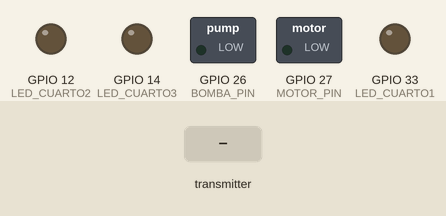
Simulated run of this sketch. Board: ESP32. Shown: switched loads named in the sketch (green lamp = pin HIGH), output pins drawn as LEDs (lit = HIGH). The test bench sets the inputs (shaded band). WiFi joins after 1.5 s; servers stay silent unless stated; no MQTT or app messages arrive unless stated; what the sketch prints to the serial monitor is not drawn.

Above: at 4.7 s.
4.8 s: the transmitter starts sending temperatura = 0
At 5.9 s:
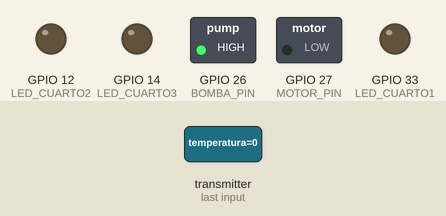
6.3 s: the transmitter starts sending temperatura = 50
At 7.0 s:
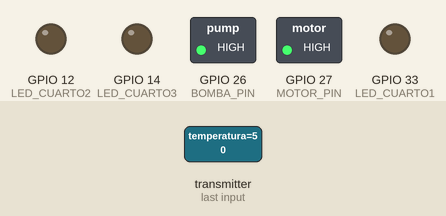
7.8 s: the transmitter starts sending humedad_suelo = 100
At 8.2 s:
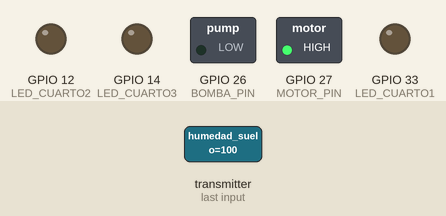
12.3 s: the transmitter starts sending humedad_suelo = 0
At 13.1 s:
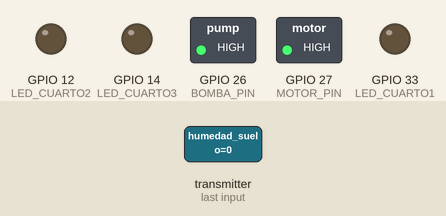
Timing chart, 0 to 14.8 s (numbered marks = the images above; inputs shaded):
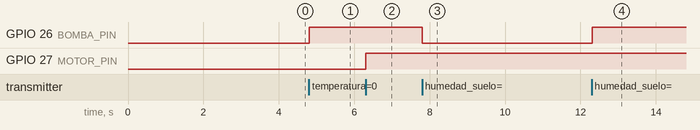

The sketch:

esp32_receptor_mqtt.ino
```cpp
/*
 * ========================================
 * ESP32 RECEPTOR - MQTT VERSION
 * ========================================
 * Migrado de HTTP a MQTT para comunicación en tiempo real
 *
 * Hardware:
 * - Motor (Ventilador) en GPIO 27
 * - Bomba en GPIO 26
 * - LEDs en GPIO 33, 12, 14
 */

#include <esp_now.h>
#include <WiFi.h>
#include <PubSubClient.h>
#include <ArduinoJson.h>

// ==================== CONFIGURACIÓN ====================

const char* WIFI_SSID = "RANZA";
const char* WIFI_PASSWORD = "23855951";

// Servidor MQTT
const char* MQTT_SERVER = "192.168.0.107";
const int MQTT_PORT = 1883;
const char* MQTT_CLIENT_ID = "ESP32_Receptor";

// Pines
#define MOTOR_PIN 27
#define BOMBA_PIN 26
#define LED_CUARTO1 33
#define LED_CUARTO2 12
#define LED_CUARTO3 14

// Umbrales (se actualizan por MQTT)
float TEMP_ACTIVACION = 30.0;
float TEMP_DESACTIVACION = 28.0;
int HUMEDAD_SUELO_SECO = 30;
int HUMEDAD_SUELO_HUMEDO = 70;

// Timeouts
#define TIMEOUT_SIN_DATOS 15000
#define MQTT_RECONNECT_DELAY 5000

// ==================== VARIABLES GLOBALES ====================

typedef struct struct_message {
  float temperatura;
  float humedad;
  int humedad_suelo;
  unsigned long timestamp;
} struct_message;

struct_message datosRecibidos;

String modoActual = "automatico";
bool motorActivo = false;
bool bombaActiva = false;
int servoAngulo = 90;

bool ledCuarto1 = false;
bool ledCuarto2 = false;
bool ledCuarto3 = false;

unsigned long ultimoDatoRecibido = 0;
unsigned long ultimoReconectMQTT = 0;

bool wifiConectado = false;
bool mqttConectado = false;
bool datosDisponibles = false;

WiFiClient espClient;
PubSubClient mqttClient(espClient);

// ==================== FUNCIONES WiFi ====================

void conectarWiFi() {
  Serial.println("WiFi conectando...");
  // Usar WIFI_AP_STA como en el código que funciona
  WiFi.mode(WIFI_AP_STA);
  WiFi.begin(WIFI_SSID, WIFI_PASSWORD);

  int intentos = 0;
  while (WiFi.status() != WL_CONNECTED && intentos < 20) {
    delay(500);
    Serial.print(".");
    intentos++;
  }

  if (WiFi.status() == WL_CONNECTED) {
    wifiConectado = true;
    Serial.println("\nWiFi OK");
    Serial.print("IP: ");
    Serial.println(WiFi.localIP());
    Serial.print("Canal: ");
    Serial.println(WiFi.channel());
  } else {
    wifiConectado = false;
    Serial.println("\nWiFi FAIL");
  }
}

// ==================== FUNCIONES MQTT ====================

void mqttCallback(char* topic, byte* payload, unsigned int length) {
  // Convertir payload a string
  String message = "";
  for (unsigned int i = 0; i < length; i++) {
    message += (char)payload[i];
  }

  Serial.print("📨 MQTT: ");
  Serial.print(topic);
  Serial.print(" = ");
  Serial.println(message);

  // Procesar según topic
  String topicStr = String(topic);

  // Actuadores
  if (topicStr == "casa/actuadores/ventilador") {
    controlarMotor(message == "ON");
  }
  else if (topicStr == "casa/actuadores/bomba") {
    controlarBomba(message == "ON");
  }
  else if (topicStr == "casa/actuadores/servo") {
    servoAngulo = message.toInt();
    Serial.print("Servo: ");
    Serial.println(servoAngulo);
  }
  else if (topicStr == "casa/actuadores/leds/cuarto1") {
    controlarLED(LED_CUARTO1, ledCuarto1, message == "ON", "Cuarto1");
  }
  else if (topicStr == "casa/actuadores/leds/cuarto2") {
    controlarLED(LED_CUARTO2, ledCuarto2, message == "ON", "Cuarto2");
  }
  else if (topicStr == "casa/actuadores/leds/cuarto3") {
    controlarLED(LED_CUARTO3, ledCuarto3, message == "ON", "Cuarto3");
  }
  // Sistema
  else if (topicStr == "casa/sistema/modo") {
    if (message != modoActual) {
      modoActual = message;
      Serial.print("Modo: ");
      Serial.println(modoActual);
    }
  }
  else if (topicStr == "casa/sistema/config") {
    // Parsear JSON de configuración
    JsonDocument doc;
    DeserializationError error = deserializeJson(doc, message);
    if (!error) {
      if (doc.containsKey("temp_activacion")) {
        TEMP_ACTIVACION = doc["temp_activacion"];
      }
      if (doc.containsKey("temp_desactivacion")) {
        TEMP_DESACTIVACION = doc["temp_desactivacion"];
      }
      if (doc.containsKey("humedad_suelo_seco")) {
        HUMEDAD_SUELO_SECO = doc["humedad_suelo_seco"];
      }
      if (doc.containsKey("humedad_suelo_humedo")) {
        HUMEDAD_SUELO_HUMEDO = doc["humedad_suelo_humedo"];
      }
      Serial.println("CONFIG ACTUALIZADA");
    }
  }
}

void conectarMQTT() {
  if (!wifiConectado) return;

  mqttClient.setServer(MQTT_SERVER, MQTT_PORT);
  mqttClient.setCallback(mqttCallback);

  Serial.print("Conectando MQTT...");

  if (mqttClient.connect(MQTT_CLIENT_ID)) {
    mqttConectado = true;
    Serial.println("OK");

    // Suscribirse a topics
    mqttClient.subscribe("casa/actuadores/#");
    mqttClient.subscribe("casa/sistema/#");

    Serial.println("✓ Suscrito a casa/actuadores/#");
    Serial.println("✓ Suscrito a casa/sistema/#");
  } else {
    mqttConectado = false;
    Serial.print("FAIL, rc=");
    Serial.println(mqttClient.state());
  }
}

void publicarSensoresMQTT() {
  if (!mqttConectado || !datosDisponibles) return;

  char temp[10], hum[10], suelo[10];

  // Convertir valores a strings
  dtostrf(datosRecibidos.temperatura, 4, 1, temp);
  dtostrf(datosRecibidos.humedad, 4, 1, hum);
  sprintf(suelo, "%d", datosRecibidos.humedad_suelo);

  // Publicar cada sensor
  mqttClient.publish("casa/sensores/temperatura", temp);
  mqttClient.publish("casa/sensores/humedad", hum);
  mqttClient.publish("casa/sensores/humedad_suelo", suelo);

  Serial.println("✓ Sensores publicados por MQTT");
}

// ==================== CONTROL DE ACTUADORES ====================

void controlarMotor(bool activar) {
  if (activar == motorActivo) return;
  digitalWrite(MOTOR_PIN, activar ? HIGH : LOW);
  motorActivo = activar;
  Serial.println(activar ? "MOTOR ON" : "MOTOR OFF");
}

void controlarBomba(bool activar) {
  if (activar == bombaActiva) return;
  digitalWrite(BOMBA_PIN, activar ? HIGH : LOW);
  bombaActiva = activar;
  Serial.println(activar ? "BOMBA ON" : "BOMBA OFF");
}

void controlarLED(int pin, bool &estado, bool activar, const char* nombre) {
  if (activar == estado) return;
  digitalWrite(pin, activar ? HIGH : LOW);
  estado = activar;
  Serial.print("LED ");
  Serial.print(nombre);
  Serial.println(activar ? " ON" : " OFF");
}

// ==================== CONTROL AUTOMÁTICO ====================

void controlAutomatico() {
  if (!datosDisponibles) return;

  // Control ventilador por temperatura
  if (datosRecibidos.temperatura >= TEMP_ACTIVACION) {
    controlarMotor(true);
  } else if (datosRecibidos.temperatura <= TEMP_DESACTIVACION) {
    controlarMotor(false);
  }

  // Control bomba por humedad del suelo
  if (datosRecibidos.humedad_suelo < HUMEDAD_SUELO_SECO) {
    controlarBomba(true);
  } else if (datosRecibidos.humedad_suelo > HUMEDAD_SUELO_HUMEDO) {
    controlarBomba(false);
  }
}

// ==================== ESP-NOW ====================

#if ESP_ARDUINO_VERSION >= ESP_ARDUINO_VERSION_VAL(3, 0, 0)
void OnDataRecv(const esp_now_recv_info_t *info, const uint8_t *incomingData, int len) {
#else
void OnDataRecv(const uint8_t *mac, const uint8_t *incomingData, int len) {
#endif

  memcpy(&datosRecibidos, incomingData, sizeof(datosRecibidos));
  datosDisponibles = true;
  ultimoDatoRecibido = millis();

  Serial.print("T:");
  Serial.print(datosRecibidos.temperatura, 1);
  Serial.print("C H:");
  Serial.print(datosRecibidos.humedad, 1);
  Serial.print("% S:");
  Serial.print(datosRecibidos.humedad_suelo);
  Serial.println("%");

  // Publicar por MQTT
  publicarSensoresMQTT();

  // Control automático si está en modo automático
  if (modoActual == "automatico") {
    controlAutomatico();
  }
}

// ==================== SETUP ====================

void setup() {
  Serial.begin(115200);
  delay(2000);

  Serial.println("\n=== ESP32 RECEPTOR - MQTT VERSION ===");

  // Pines actuadores
  pinMode(MOTOR_PIN, OUTPUT);
  pinMode(BOMBA_PIN, OUTPUT);
  digitalWrite(MOTOR_PIN, LOW);
  digitalWrite(BOMBA_PIN, LOW);

  // Pines LEDs
  pinMode(LED_CUARTO1, OUTPUT);
  pinMode(LED_CUARTO2, OUTPUT);
  pinMode(LED_CUARTO3, OUTPUT);
  digitalWrite(LED_CUARTO1, LOW);
  digitalWrite(LED_CUARTO2, LOW);
  digitalWrite(LED_CUARTO3, LOW);

  Serial.println("Pines OK");

  // Conectar WiFi
  conectarWiFi();

  // Conectar MQTT
  if (wifiConectado) {
    conectarMQTT();
  }

  // ESP-NOW
  Serial.print("MAC: ");
  Serial.println(WiFi.macAddress());

  if (esp_now_init() != ESP_OK) {
    Serial.println("ESP-NOW FAIL");
    while(1);
  }

  esp_now_register_recv_cb(OnDataRecv);

  Serial.println("Sistema listo");
  Serial.print("Modo: ");
  Serial.println(modoActual);

  if (wifiConectado) {
    Serial.print("Canal WiFi: ");
    Serial.println(WiFi.channel());
    Serial.println("IMPORTANTE: Configura el ESP32 EMISOR");
    Serial.print("            con WIFI_CHANNEL = ");
    Serial.println(WiFi.channel());
  }

  ultimoDatoRecibido = millis();
  ultimoReconectMQTT = millis();
}

// ==================== LOOP ====================

void loop() {
  unsigned long ahora = millis();

  yield();

  // Mantener conexión MQTT
  if (mqttConectado) {
    mqttClient.loop();
  } else {
    // Intentar reconectar cada 5 segundos
    if (ahora - ultimoReconectMQTT >= MQTT_RECONNECT_DELAY) {
      conectarMQTT();
      ultimoReconectMQTT = ahora;
    }
  }

  yield();

  // Timeout de seguridad
  if ((motorActivo || bombaActiva) && (ahora - ultimoDatoRecibido > TIMEOUT_SIN_DATOS)) {
    Serial.println("TIMEOUT");
    controlarMotor(false);
    controlarBomba(false);
    datosDisponibles = false;
  }

  yield();

  // Verificar WiFi (como en el código antiguo)
  if (WiFi.status() != WL_CONNECTED && wifiConectado) {
    wifiConectado = false;
    mqttConectado = false;
    conectarWiFi();
    if (wifiConectado) {
      conectarMQTT();
    }
  }

  delay(100);
}
```

Measured:
- after the input at 4.8 s, GPIO 26 (BOMBA_PIN): LOW → HIGH at once
- after the input at 6.3 s, GPIO 27 (MOTOR_PIN): LOW → HIGH at once
- after the input at 7.8 s, GPIO 26 (BOMBA_PIN): HIGH → LOW at once
- after the input at 12.3 s, GPIO 26 (BOMBA_PIN): LOW → HIGH at once
